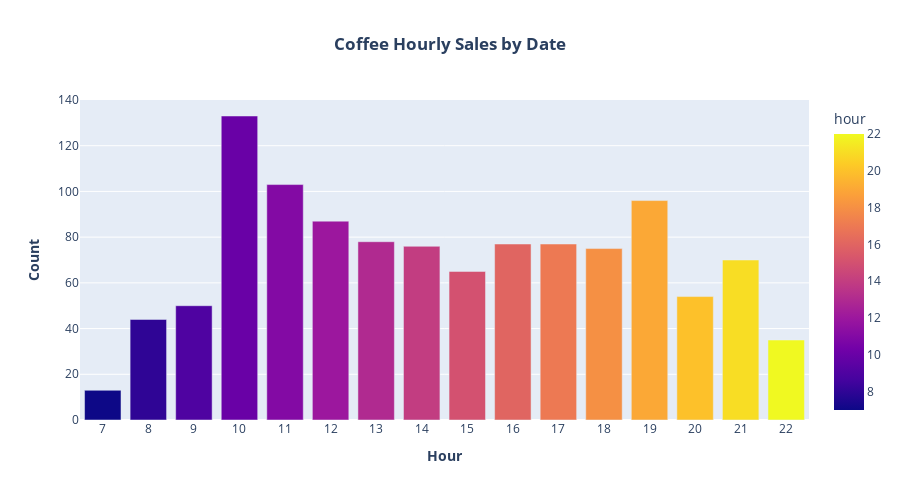

Notebook cell for this chart:
### Code cell
# Assuming 'hourly_sales' is your DataFrame
fig = px.bar(hourly_sales,
             x="hour",
             y="count",
             color="hour",
             title="<b>Coffee Hourly Sales by Date</b>",
             height=500)

# Update layout to make x and y labels bold and ensure all ticks are shown
fig.update_layout(
    xaxis_title="<b>Hour</b>",
    yaxis_title="<b>Count</b>",
    title_x=0.5,  # Center the title (optional)
    xaxis=dict(
        tickmode='linear',  # Ensure all x-axis values are shown
        tick0=0,            # Start at 0
        dtick=1             # Show every tick (step of 1)
    )
)

# Display the chart
fig.show()

### Figure 1 — Plotly figure (JSON) as saved in the notebook; plotly's stock layout.template omitted (floating-point values rounded to 4 significant figures)
{"data": [{"alignmentgroup": "True", "hovertemplate": "hour=%{marker.color}<br>count=%{y}<extra></extra>", "legendgroup": "", "marker": {"color": [7, 8, 9, 10, 11, 12, 13, 14, 15, 16, 17, 18, 19, 20, 21, 22], "coloraxis": "coloraxis", "pattern": {"shape": ""}}, "name": "", "offsetgroup": "", "orientation": "v", "showlegend": false, "textposition": "auto", "type": "bar", "x": [7, 8, 9, 10, 11, 12, 13, 14, 15, 16, 17, 18, 19, 20, 21, 22], "xaxis": "x", "y": [13, 44, 50, 133, 103, 87, 78, 76, 65, 77, 77, 75, 96, 54, 70, 35], "yaxis": "y"}], "layout": {"barmode": "relative", "coloraxis": {"colorbar": {"title": {"text": "hour"}}, "colorscale": [[0, "#0d0887"], [0.1111, "#46039f"], [0.2222, "#7201a8"], [0.3333, "#9c179e"], [0.4444, "#bd3786"], [0.5556, "#d8576b"], [0.6667, "#ed7953"], [0.7778, "#fb9f3a"], [0.8889, "#fdca26"], [1, "#f0f921"]]}, "height": 500, "legend": {"tracegroupgap": 0}, "title": {"text": "<b>Coffee Hourly Sales by Date</b>", "x": 0.5}, "xaxis": {"anchor": "y", "domain": [0, 1], "dtick": 1, "tick0": 0, "tickmode": "linear", "title": {"text": "<b>Hour</b>"}}, "yaxis": {"anchor": "x", "domain": [0, 1], "title": {"text": "<b>Count</b>"}}}}
